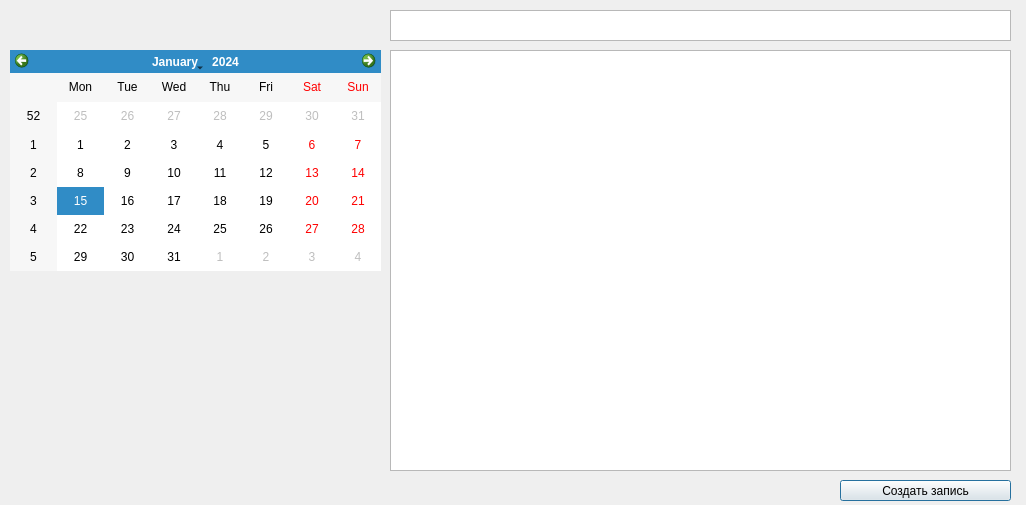
<?xml version="1.0" encoding="UTF-8"?>
<ui version="4.0">
 <class>DateDialog</class>
 <widget class="QDialog" name="DateDialog">
  <property name="geometry">
   <rect>
    <x>0</x>
    <y>0</y>
    <width>1026</width>
    <height>505</height>
   </rect>
  </property>
  <property name="windowTitle">
   <string>Окно создания новой записи</string>
  </property>
  <property name="windowIcon">
   <iconset>
    <normaloff>:/pics/Common/iconSmall24.ico</normaloff>:/pics/Common/iconSmall24.ico</iconset>
  </property>
  <widget class="QCalendarWidget" name="calendarWidget">
   <property name="geometry">
    <rect>
     <x>10</x>
     <y>50</y>
     <width>371</width>
     <height>221</height>
    </rect>
   </property>
  </widget>
  <widget class="QTextEdit" name="textEdit">
   <property name="geometry">
    <rect>
     <x>390</x>
     <y>50</y>
     <width>621</width>
     <height>421</height>
    </rect>
   </property>
   <property name="inputMethodHints">
    <set>Qt::ImhHiddenText|Qt::ImhSensitiveData</set>
   </property>
   <property name="html">
    <string>&lt;!DOCTYPE HTML PUBLIC &quot;-//W3C//DTD HTML 4.0//EN&quot; &quot;http://www.w3.org/TR/REC-html40/strict.dtd&quot;&gt;
&lt;html&gt;&lt;head&gt;&lt;meta name=&quot;qrichtext&quot; content=&quot;1&quot; /&gt;&lt;style type=&quot;text/css&quot;&gt;
p, li { white-space: pre-wrap; }
&lt;/style&gt;&lt;/head&gt;&lt;body style=&quot; font-family:'MS Shell Dlg 2'; font-size:8.25pt; font-weight:400; font-style:normal;&quot;&gt;
&lt;p style=&quot;-qt-paragraph-type:empty; margin-top:0px; margin-bottom:0px; margin-left:0px; margin-right:0px; -qt-block-indent:0; text-indent:0px; font-family:'MS Shell Dlg 2';&quot;&gt;&lt;br /&gt;&lt;/p&gt;&lt;/body&gt;&lt;/html&gt;</string>
   </property>
  </widget>
  <widget class="QPushButton" name="pushButton">
   <property name="geometry">
    <rect>
     <x>840</x>
     <y>480</y>
     <width>171</width>
     <height>21</height>
    </rect>
   </property>
   <property name="text">
    <string>Создать запись</string>
   </property>
  </widget>
  <widget class="QTextEdit" name="textEdit_2">
   <property name="geometry">
    <rect>
     <x>390</x>
     <y>10</y>
     <width>621</width>
     <height>31</height>
    </rect>
   </property>
  </widget>
 </widget>
 <resources/>
 <connections>
  <connection>
   <sender>pushButton</sender>
   <signal>clicked()</signal>
   <receiver>DateDialog</receiver>
   <slot>close()</slot>
   <hints>
    <hint type="sourcelabel">
     <x>925</x>
     <y>490</y>
    </hint>
    <hint type="destinationlabel">
     <x>512</x>
     <y>252</y>
    </hint>
   </hints>
  </connection>
 </connections>
</ui>
